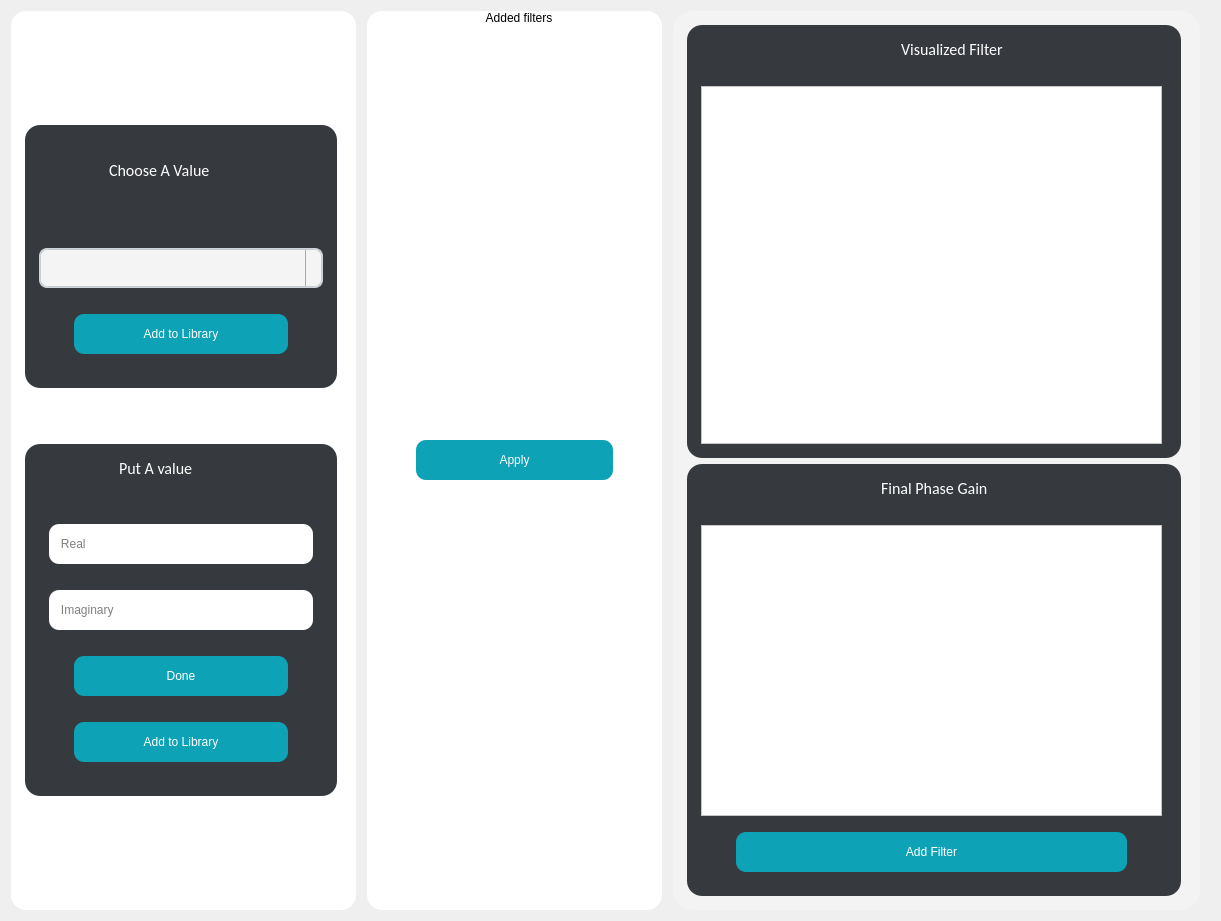
<?xml version="1.0" encoding="UTF-8"?>
<ui version="4.0">
 <class>Dialog</class>
 <widget class="QDialog" name="Dialog">
  <property name="geometry">
   <rect>
    <x>0</x>
    <y>0</y>
    <width>1221</width>
    <height>921</height>
   </rect>
  </property>
  <property name="windowTitle">
   <string>Dialog</string>
  </property>
  <layout class="QGridLayout" name="gridLayout">
   <item row="0" column="0">
    <layout class="QGridLayout" name="gridLayout_9">
     <item row="0" column="0">
      <layout class="QHBoxLayout" name="horizontalLayout">
       <item>
        <widget class="QGroupBox" name="groupBox_2">
         <property name="minimumSize">
          <size>
           <width>350</width>
           <height>0</height>
          </size>
         </property>
         <property name="maximumSize">
          <size>
           <width>350</width>
           <height>16777215</height>
          </size>
         </property>
         <property name="styleSheet">
          <string notr="true">QGroupBox {
  width: 65vw;
  height: 90vh;
  background-color: white; /* Use color names directly */
  border-radius: 15px;
  padding: 5px; /* Adjust padding as needed */
  margin-right: 5px;
}

/* You may need to adjust the sub-controls styles based on your specific requirements */
QGroupBox::title {
  subcontrol-origin: margin;
  subcontrol-position: top center;
  padding: 0 3px;
}

QGroupBox::indicator {
  width: 13px;
  height: 13px;
}
</string>
         </property>
         <property name="title">
          <string/>
         </property>
         <layout class="QGridLayout" name="gridLayout_2">
          <item row="0" column="0">
           <layout class="QVBoxLayout" name="verticalLayout_4">
            <item>
             <layout class="QHBoxLayout" name="horizontalLayout_4">
              <property name="topMargin">
               <number>100</number>
              </property>
              <property name="bottomMargin">
               <number>0</number>
              </property>
              <item>
               <widget class="QGroupBox" name="groupBox_3">
                <property name="styleSheet">
                 <string notr="true">QGroupBox {
  width: 65vw;
  height: 90vh;
  background-color: #36393D;  /* Use color names directly */
  border-radius: 15px;
  padding: 5px; /* Adjust padding as needed */
  margin-right: 5px;
}

/* You may need to adjust the sub-controls styles based on your specific requirements */
QGroupBox::title {
  subcontrol-origin: margin;
  subcontrol-position: top center;
  padding: 0 3px;
}

QGroupBox::indicator {
  width: 13px;
  height: 13px;
}
</string>
                </property>
                <property name="title">
                 <string/>
                </property>
                <layout class="QGridLayout" name="gridLayout_3">
                 <item row="0" column="0">
                  <layout class="QVBoxLayout" name="verticalLayout_2">
                   <item>
                    <layout class="QHBoxLayout" name="horizontalLayout_5">
                     <property name="leftMargin">
                      <number>70</number>
                     </property>
                     <property name="bottomMargin">
                      <number>0</number>
                     </property>
                     <item>
                      <widget class="QLabel" name="label_2">
                       <property name="font">
                        <font>
                         <family>Calibri</family>
                         <pointsize>12</pointsize>
                        </font>
                       </property>
                       <property name="styleSheet">
                        <string notr="true">color:white</string>
                       </property>
                       <property name="text">
                        <string>Choose A Value</string>
                       </property>
                      </widget>
                     </item>
                    </layout>
                   </item>
                  </layout>
                 </item>
                 <item row="1" column="0">
                  <layout class="QVBoxLayout" name="verticalLayout_7">
                   <property name="topMargin">
                    <number>40</number>
                   </property>
                   <item>
                    <layout class="QHBoxLayout" name="horizontalLayout_7">
                     <item>
                      <widget class="QComboBox" name="comboBox">
                       <property name="minimumSize">
                        <size>
                         <width>0</width>
                         <height>40</height>
                        </size>
                       </property>
                       <property name="styleSheet">
                        <string notr="true">QComboBox, QFontComboBox {
    border-width: 2px;
    border-radius: 8px;
    border-style: solid;
    border-top-color: qlineargradient(spread:pad, x1:0.5, y1:1, x2:0.5, y2:0, stop:0 #c1c9cf, stop:1 #d2d8dd);
    border-right-color: qlineargradient(spread:pad, x1:0, y1:0, x2:1, y2:0, stop:0 #c1c9cf, stop:1 #d2d8dd);
    border-bottom-color: qlineargradient(spread:pad, x1:0.5, y1:0, x2:0.5, y2:1, stop:0 #c1c9cf, stop:1 #d2d8dd);
    border-left-color: qlineargradient(spread:pad, x1:1, y1:0, x2:0, y2:0, stop:0 #c1c9cf, stop:1 #d2d8dd);
    background-color: #f4f4f4;
    color: #272727;
    padding-left: 5px;
}
QComboBox:editable, QComboBox:!editable, QComboBox::drop-down:editable, QComboBox:!editable:on, QComboBox::drop-down:editable:on {
    background: #ffff;
}
QComboBox::drop-down {
    subcontrol-origin: padding;
    subcontrol-position: top right;
    width: 15px;
    color: #272727;
    border-left-width: 1px;
    border-left-color: darkgray;
    border-left-style: solid;
    border-top-right-radius: 3px;
    border-bottom-right-radius: 3px;
}
QComboBox::down-arrow {
    image: url(/usr/share/icons/Adwaita/16x16/actions/go-down-symbolic.symbolic.png); /*Adwaita icon theme*/
}

QComboBox::down-arrow:on {
    top: 1px;
    left: 1px;
}
QComboBox QAbstractItemView {
    border: 1px solid darkgray;
    border-radius: 8px;
    selection-background-color: #dadada;
    selection-color: #272727;
    color: #272727;
    background: white;
}</string>
                       </property>
                      </widget>
                     </item>
                    </layout>
                   </item>
                   <item>
                    <layout class="QHBoxLayout" name="horizontalLayout_20">
                     <property name="leftMargin">
                      <number>35</number>
                     </property>
                     <property name="topMargin">
                      <number>20</number>
                     </property>
                     <property name="rightMargin">
                      <number>35</number>
                     </property>
                     <property name="bottomMargin">
                      <number>20</number>
                     </property>
                     <item>
                      <widget class="QPushButton" name="Add_filter_combo_btn">
                       <property name="minimumSize">
                        <size>
                         <width>0</width>
                         <height>40</height>
                        </size>
                       </property>
                       <property name="styleSheet">
                        <string notr="true">QPushButton {
    width: 50%;
    background-color: rgb(13, 162, 182); /* Replace with the corresponding color value for --dark-grey in your application */
    color: white;
    border-radius: 10px;
    text-align: center;
}

QPushButton:hover {
    background-color: white;
color:red /* Replace with the corresponding color value for --darkest-color in your application */
}</string>
                       </property>
                       <property name="text">
                        <string>Add to Library</string>
                       </property>
                      </widget>
                     </item>
                    </layout>
                   </item>
                  </layout>
                 </item>
                </layout>
               </widget>
              </item>
             </layout>
            </item>
            <item>
             <layout class="QHBoxLayout" name="horizontalLayout_11">
              <property name="topMargin">
               <number>50</number>
              </property>
              <property name="bottomMargin">
               <number>100</number>
              </property>
              <item>
               <widget class="QGroupBox" name="groupBox_4">
                <property name="styleSheet">
                 <string notr="true">QGroupBox {
  width: 65vw;
  height: 90vh;
  background-color: #36393D; /* Use color names directly */
  border-radius: 15px;
  padding: 5px; /* Adjust padding as needed */
  margin-right: 5px;
}

/* You may need to adjust the sub-controls styles based on your specific requirements */
QGroupBox::title {
  subcontrol-origin: margin;
  subcontrol-position: top center;
  padding: 0 3px;
}

QGroupBox::indicator {
  width: 13px;
  height: 13px;
}
</string>
                </property>
                <property name="title">
                 <string/>
                </property>
                <layout class="QGridLayout" name="gridLayout_4">
                 <item row="0" column="0">
                  <layout class="QVBoxLayout" name="verticalLayout_3">
                   <item>
                    <layout class="QHBoxLayout" name="horizontalLayout_10">
                     <property name="leftMargin">
                      <number>80</number>
                     </property>
                     <property name="bottomMargin">
                      <number>20</number>
                     </property>
                     <item>
                      <widget class="QLabel" name="label_3">
                       <property name="minimumSize">
                        <size>
                         <width>0</width>
                         <height>20</height>
                        </size>
                       </property>
                       <property name="maximumSize">
                        <size>
                         <width>16777215</width>
                         <height>20</height>
                        </size>
                       </property>
                       <property name="font">
                        <font>
                         <family>Calibri</family>
                         <pointsize>12</pointsize>
                        </font>
                       </property>
                       <property name="styleSheet">
                        <string notr="true">color:white</string>
                       </property>
                       <property name="text">
                        <string>Put A value</string>
                       </property>
                      </widget>
                     </item>
                    </layout>
                   </item>
                   <item>
                    <layout class="QHBoxLayout" name="horizontalLayout_18">
                     <property name="leftMargin">
                      <number>10</number>
                     </property>
                     <property name="topMargin">
                      <number>20</number>
                     </property>
                     <property name="rightMargin">
                      <number>10</number>
                     </property>
                     <item>
                      <widget class="QLineEdit" name="Real_line">
                       <property name="minimumSize">
                        <size>
                         <width>0</width>
                         <height>40</height>
                        </size>
                       </property>
                       <property name="styleSheet">
                        <string notr="true">border-radius: 10px;</string>
                       </property>
                       <property name="placeholderText">
                        <string>   Real</string>
                       </property>
                      </widget>
                     </item>
                    </layout>
                   </item>
                   <item>
                    <layout class="QHBoxLayout" name="horizontalLayout_13">
                     <property name="leftMargin">
                      <number>10</number>
                     </property>
                     <property name="topMargin">
                      <number>20</number>
                     </property>
                     <property name="rightMargin">
                      <number>10</number>
                     </property>
                     <property name="bottomMargin">
                      <number>20</number>
                     </property>
                     <item>
                      <widget class="QLineEdit" name="Img_line">
                       <property name="minimumSize">
                        <size>
                         <width>0</width>
                         <height>40</height>
                        </size>
                       </property>
                       <property name="styleSheet">
                        <string notr="true"> border-radius: 10px;</string>
                       </property>
                       <property name="placeholderText">
                        <string>   Imaginary</string>
                       </property>
                      </widget>
                     </item>
                    </layout>
                   </item>
                   <item>
                    <layout class="QHBoxLayout" name="horizontalLayout_21">
                     <property name="leftMargin">
                      <number>35</number>
                     </property>
                     <property name="rightMargin">
                      <number>35</number>
                     </property>
                     <property name="bottomMargin">
                      <number>20</number>
                     </property>
                     <item>
                      <widget class="QPushButton" name="Done_btn">
                       <property name="minimumSize">
                        <size>
                         <width>0</width>
                         <height>40</height>
                        </size>
                       </property>
                       <property name="styleSheet">
                        <string notr="true">QPushButton {
    width: 50%;
    background-color: rgb(13, 162, 182); /* Replace with the corresponding color value for --dark-grey in your application */
    color: white;
    border-radius: 10px;
    text-align: center;

}

QPushButton:hover {
    background-color: white;
color:red /* Replace with the corresponding color value for --darkest-color in your application */
}</string>
                       </property>
                       <property name="text">
                        <string>Done</string>
                       </property>
                      </widget>
                     </item>
                    </layout>
                   </item>
                   <item>
                    <layout class="QHBoxLayout" name="horizontalLayout_9">
                     <property name="leftMargin">
                      <number>35</number>
                     </property>
                     <property name="rightMargin">
                      <number>35</number>
                     </property>
                     <property name="bottomMargin">
                      <number>20</number>
                     </property>
                     <item>
                      <widget class="QPushButton" name="Add_filter_from_line_btn">
                       <property name="minimumSize">
                        <size>
                         <width>0</width>
                         <height>40</height>
                        </size>
                       </property>
                       <property name="styleSheet">
                        <string notr="true">QPushButton {
    width: 50%;
    background-color: rgb(13, 162, 182); /* Replace with the corresponding color value for --dark-grey in your application */
    color: white;
    border-radius: 10px;
    text-align: center;

}

QPushButton:hover {
    background-color: white;
color:red /* Replace with the corresponding color value for --darkest-color in your application */
}</string>
                       </property>
                       <property name="text">
                        <string>Add to Library</string>
                       </property>
                      </widget>
                     </item>
                    </layout>
                   </item>
                  </layout>
                 </item>
                </layout>
               </widget>
              </item>
             </layout>
            </item>
           </layout>
          </item>
         </layout>
        </widget>
       </item>
      </layout>
     </item>
     <item row="0" column="1">
      <layout class="QHBoxLayout" name="horizontalLayout_3">
       <item>
        <widget class="QGroupBox" name="groupBox">
         <property name="minimumSize">
          <size>
           <width>300</width>
           <height>0</height>
          </size>
         </property>
         <property name="maximumSize">
          <size>
           <width>250</width>
           <height>16777215</height>
          </size>
         </property>
         <property name="styleSheet">
          <string notr="true">QGroupBox {
  width: 65vw;
  height: 90vh;
  background-color: white; /* Use color names directly */
  border-radius: 15px;
  padding: 5px; /* Adjust padding as needed */
  margin-right: 5px;
}

/* You may need to adjust the sub-controls styles based on your specific requirements */
QGroupBox::title {
  subcontrol-origin: margin;
  subcontrol-position: top center;
  padding: 0 3px;
}

QGroupBox::indicator {
  width: 13px;
  height: 13px;
}

QPushButton {
    width: 50%;
    background-color: rgb(13, 162, 182); /* Replace with the corresponding color value for --dark-grey in your application */
    color: white;
    border-radius: 10px;
    text-align: center;
    height:40 px;
}

QPushButton:hover {
    background-color: white;
color:red /* Replace with the corresponding color value for --darkest-color in your application */
}
</string>
         </property>
         <property name="title">
          <string>Added filters</string>
         </property>
         <layout class="QGridLayout" name="gridLayout_8">
          <item row="0" column="0">
           <layout class="QVBoxLayout" name="verticalLayout">
            <item>
             <layout class="QVBoxLayout" name="added_filters"/>
            </item>
           </layout>
          </item>
          <item row="1" column="0">
           <layout class="QHBoxLayout" name="horizontalLayout_22">
            <property name="leftMargin">
             <number>35</number>
            </property>
            <property name="topMargin">
             <number>0</number>
            </property>
            <property name="rightMargin">
             <number>35</number>
            </property>
            <property name="bottomMargin">
             <number>0</number>
            </property>
            <item>
             <widget class="QPushButton" name="Apply_btn">
              <property name="minimumSize">
               <size>
                <width>0</width>
                <height>40</height>
               </size>
              </property>
              <property name="styleSheet">
               <string notr="true">QPushButton {
    width: 50%;
    background-color: rgb(13, 162, 182); /* Replace with the corresponding color value for --dark-grey in your application */
    color: white;
    border-radius: 10px;
    text-align: center;

}

QPushButton:hover {
    background-color: white;
color:red /* Replace with the corresponding color value for --darkest-color in your application */
}</string>
              </property>
              <property name="text">
               <string>Apply</string>
              </property>
             </widget>
            </item>
           </layout>
          </item>
         </layout>
        </widget>
       </item>
      </layout>
     </item>
     <item row="0" column="2">
      <layout class="QVBoxLayout" name="verticalLayout_5">
       <item>
        <widget class="QGroupBox" name="groupBox_5">
         <property name="minimumSize">
          <size>
           <width>0</width>
           <height>0</height>
          </size>
         </property>
         <property name="maximumSize">
          <size>
           <width>950</width>
           <height>16777215</height>
          </size>
         </property>
         <property name="styleSheet">
          <string notr="true">QGroupBox {
  width: 65vw;
  height: 90vh;
  background-color: rgb(243, 243, 243); /* Use color names directly */
  border-radius: 20px;
  padding: 5px; /* Adjust padding as needed */
  margin-right: 10px;
}

/* You may need to adjust the sub-controls styles based on your specific requirements */
QGroupBox::title{
  subcontrol-origin: margin;
  subcontrol-position: top center;
  padding: 0 3px;
}

QGroupBox::indicator{
  width: 13px;
  height: 13px;
}
</string>
         </property>
         <property name="title">
          <string/>
         </property>
         <layout class="QGridLayout" name="gridLayout_5">
          <item row="0" column="0">
           <layout class="QVBoxLayout" name="verticalLayout_14">
            <item>
             <layout class="QHBoxLayout" name="horizontalLayout_12">
              <item>
               <widget class="QGroupBox" name="groupBox_6">
                <property name="styleSheet">
                 <string notr="true">QGroupBox {
  width: 65vw;
  height: 90vh;
  background-color: #36393D; /* Use color names directly */
  border-radius: 15px;
  padding: 5px; /* Adjust padding as needed */
  margin-right: 5px;
}

/* You may need to adjust the sub-controls styles based on your specific requirements */
QGroupBox::title {
  subcontrol-origin: margin;
  subcontrol-position: top center;
  padding: 0 3px;
}

QGroupBox::indicator {
  width: 13px;
  height: 13px;
}
</string>
                </property>
                <property name="title">
                 <string/>
                </property>
                <layout class="QGridLayout" name="gridLayout_6">
                 <item row="0" column="0">
                  <layout class="QHBoxLayout" name="horizontalLayout_15">
                   <property name="leftMargin">
                    <number>200</number>
                   </property>
                   <property name="bottomMargin">
                    <number>20</number>
                   </property>
                   <item>
                    <widget class="QLabel" name="label_4">
                     <property name="font">
                      <font>
                       <family>Calibri</family>
                       <pointsize>12</pointsize>
                      </font>
                     </property>
                     <property name="styleSheet">
                      <string notr="true">color:white</string>
                     </property>
                     <property name="text">
                      <string>Visualized Filter</string>
                     </property>
                    </widget>
                   </item>
                  </layout>
                 </item>
                 <item row="1" column="0">
                  <widget class="PlotWidget" name="Filter_graph">
                   <property name="styleSheet">
                    <string notr="true">QGraphicsView {
    background-color: white;
}</string>
                   </property>
                  </widget>
                 </item>
                </layout>
               </widget>
              </item>
             </layout>
            </item>
            <item>
             <layout class="QHBoxLayout" name="horizontalLayout_14">
              <item>
               <widget class="QGroupBox" name="groupBox_7">
                <property name="styleSheet">
                 <string notr="true">QGroupBox {
  width: 65vw;
  height: 90vh;
  background-color: #36393D; /* Use color names directly */
  border-radius: 15px;
  padding: 5px; /* Adjust padding as needed */
  margin-right: 5px;
}

/* You may need to adjust the sub-controls styles based on your specific requirements */
QGroupBox::title {
  subcontrol-origin: margin;
  subcontrol-position: top center;
  padding: 0 3px;
}

QGroupBox::indicator {
  width: 13px;
  height: 13px;
}
</string>
                </property>
                <property name="title">
                 <string/>
                </property>
                <layout class="QGridLayout" name="gridLayout_7">
                 <item row="2" column="0">
                  <layout class="QHBoxLayout" name="horizontalLayout_17">
                   <property name="leftMargin">
                    <number>35</number>
                   </property>
                   <property name="topMargin">
                    <number>10</number>
                   </property>
                   <property name="rightMargin">
                    <number>35</number>
                   </property>
                   <property name="bottomMargin">
                    <number>10</number>
                   </property>
                   <item>
                    <widget class="QPushButton" name="pushButton_4">
                     <property name="minimumSize">
                      <size>
                       <width>0</width>
                       <height>40</height>
                      </size>
                     </property>
                     <property name="styleSheet">
                      <string notr="true">QPushButton {
    width: 50%;
    background-color: rgb(13, 162, 182);
    color: white;
    border-radius: 10px;
    text-align: center;
}

QPushButton:hover {
    background-color: white;
color:red
}</string>
                     </property>
                     <property name="text">
                      <string>Add Filter</string>
                     </property>
                    </widget>
                   </item>
                  </layout>
                 </item>
                 <item row="0" column="0">
                  <layout class="QHBoxLayout" name="horizontalLayout_16">
                   <property name="leftMargin">
                    <number>180</number>
                   </property>
                   <property name="bottomMargin">
                    <number>20</number>
                   </property>
                   <item>
                    <widget class="QLabel" name="label_5">
                     <property name="font">
                      <font>
                       <family>Calibri</family>
                       <pointsize>12</pointsize>
                      </font>
                     </property>
                     <property name="styleSheet">
                      <string notr="true">color:white</string>
                     </property>
                     <property name="text">
                      <string>Final Phase Gain</string>
                     </property>
                    </widget>
                   </item>
                  </layout>
                 </item>
                 <item row="1" column="0">
                  <widget class="PlotWidget" name="phase_filter_graph">
                   <property name="styleSheet">
                    <string notr="true">QGraphicsView {
    background-color: white;
}</string>
                   </property>
                  </widget>
                 </item>
                </layout>
               </widget>
              </item>
             </layout>
            </item>
            <item>
             <layout class="QVBoxLayout" name="verticalLayout_13">
              <property name="leftMargin">
               <number>90</number>
              </property>
              <property name="rightMargin">
               <number>90</number>
              </property>
             </layout>
            </item>
           </layout>
          </item>
         </layout>
        </widget>
       </item>
      </layout>
     </item>
    </layout>
   </item>
  </layout>
 </widget>
 <customwidgets>
  <customwidget>
   <class>PlotWidget</class>
   <extends>QGraphicsView</extends>
   <header>pyqtgraph</header>
   <container>1</container>
  </customwidget>
 </customwidgets>
 <resources/>
 <connections/>
</ui>
